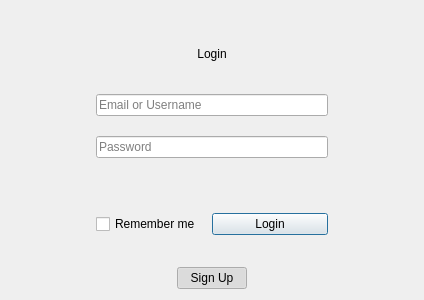
<?xml version="1.0" encoding="UTF-8"?>
<ui version="4.0">
 <class>Dialog</class>
 <widget class="QDialog" name="Dialog">
  <property name="geometry">
   <rect>
    <x>0</x>
    <y>0</y>
    <width>424</width>
    <height>291</height>
   </rect>
  </property>
  <property name="windowTitle">
   <string>Dialog</string>
  </property>
  <layout class="QVBoxLayout" name="verticalLayout_3">
   <item>
    <layout class="QHBoxLayout" name="horizontalLayout_2">
     <item>
      <spacer name="horizontalSpacer_2">
       <property name="orientation">
        <enum>Qt::Horizontal</enum>
       </property>
       <property name="sizeHint" stdset="0">
        <size>
         <width>40</width>
         <height>20</height>
        </size>
       </property>
      </spacer>
     </item>
     <item>
      <widget class="QStackedWidget" name="stackedWidget">
       <property name="minimumSize">
        <size>
         <width>250</width>
         <height>250</height>
        </size>
       </property>
       <property name="currentIndex">
        <number>0</number>
       </property>
       <widget class="QWidget" name="page">
        <layout class="QVBoxLayout" name="verticalLayout_2">
         <item>
          <widget class="QLabel" name="label_3">
           <property name="maximumSize">
            <size>
             <width>16777215</width>
             <height>40</height>
            </size>
           </property>
           <property name="text">
            <string>Login</string>
           </property>
           <property name="alignment">
            <set>Qt::AlignCenter</set>
           </property>
          </widget>
         </item>
         <item>
          <widget class="QLineEdit" name="lg_email">
           <property name="placeholderText">
            <string>Email or Username</string>
           </property>
          </widget>
         </item>
         <item>
          <widget class="QLineEdit" name="lg_passw">
           <property name="placeholderText">
            <string>Password</string>
           </property>
          </widget>
         </item>
         <item>
          <widget class="QLabel" name="error">
           <property name="maximumSize">
            <size>
             <width>16777215</width>
             <height>15</height>
            </size>
           </property>
           <property name="text">
            <string/>
           </property>
          </widget>
         </item>
         <item>
          <layout class="QHBoxLayout" name="horizontalLayout_3">
           <property name="spacing">
            <number>0</number>
           </property>
           <property name="sizeConstraint">
            <enum>QLayout::SetDefaultConstraint</enum>
           </property>
           <item>
            <widget class="QCheckBox" name="checkBox">
             <property name="maximumSize">
              <size>
               <width>16777215</width>
               <height>50</height>
              </size>
             </property>
             <property name="text">
              <string>Remember me</string>
             </property>
            </widget>
           </item>
           <item>
            <widget class="QPushButton" name="btn_login">
             <property name="text">
              <string>Login</string>
             </property>
            </widget>
           </item>
          </layout>
         </item>
        </layout>
       </widget>
       <widget class="QWidget" name="page_2">
        <layout class="QVBoxLayout" name="verticalLayout">
         <item>
          <widget class="QLabel" name="label_2">
           <property name="maximumSize">
            <size>
             <width>16777215</width>
             <height>40</height>
            </size>
           </property>
           <property name="text">
            <string>Sign Up</string>
           </property>
           <property name="alignment">
            <set>Qt::AlignCenter</set>
           </property>
          </widget>
         </item>
         <item>
          <widget class="QLineEdit" name="sign_user">
           <property name="text">
            <string/>
           </property>
           <property name="placeholderText">
            <string>Username</string>
           </property>
          </widget>
         </item>
         <item>
          <widget class="QLineEdit" name="sign_email">
           <property name="text">
            <string/>
           </property>
           <property name="placeholderText">
            <string>Email</string>
           </property>
          </widget>
         </item>
         <item>
          <widget class="QLineEdit" name="sign_passw">
           <property name="text">
            <string/>
           </property>
           <property name="placeholderText">
            <string>Password</string>
           </property>
          </widget>
         </item>
         <item>
          <widget class="QLabel" name="error_2">
           <property name="maximumSize">
            <size>
             <width>16777215</width>
             <height>15</height>
            </size>
           </property>
           <property name="text">
            <string/>
           </property>
          </widget>
         </item>
         <item>
          <widget class="QPushButton" name="btn_sign">
           <property name="text">
            <string>Sign Up</string>
           </property>
          </widget>
         </item>
        </layout>
       </widget>
      </widget>
     </item>
     <item>
      <spacer name="horizontalSpacer">
       <property name="orientation">
        <enum>Qt::Horizontal</enum>
       </property>
       <property name="sizeHint" stdset="0">
        <size>
         <width>40</width>
         <height>20</height>
        </size>
       </property>
      </spacer>
     </item>
    </layout>
   </item>
   <item>
    <layout class="QHBoxLayout" name="horizontalLayout_6">
     <item>
      <widget class="QPushButton" name="btn_tab">
       <property name="maximumSize">
        <size>
         <width>70</width>
         <height>16777215</height>
        </size>
       </property>
       <property name="text">
        <string>Sign Up</string>
       </property>
       <property name="checkable">
        <bool>true</bool>
       </property>
       <property name="checked">
        <bool>true</bool>
       </property>
      </widget>
     </item>
    </layout>
   </item>
  </layout>
 </widget>
 <resources/>
 <connections/>
</ui>
